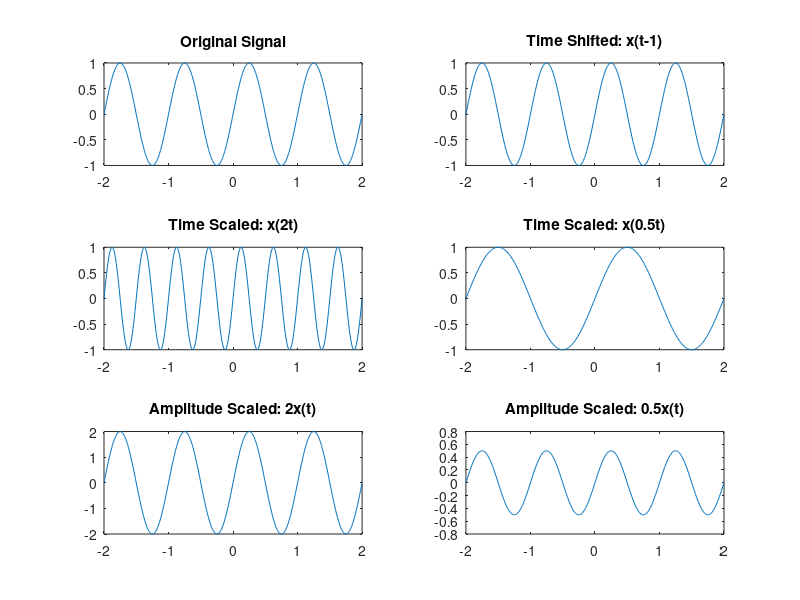

Here is the MATLAB script that generated this plot:
t = -2:0.01:2;
x = sin(2*pi*t);

subplot(3,2,1);

plot(t, x); 
title('Original Signal');
subplot(3,2,2);
plot(t, sin(2*pi*(t-1)));
title('Time Shifted: x(t-1)');
subplot(3,2,3); 
plot(t, sin(2*pi*(2*t)));
title('Time Scaled: x(2t)');
subplot(3,2,4);
plot(t, sin(2*pi*(0.5*t)));
title('Time Scaled: x(0.5t)');
subplot(3,2,5); 
plot(t, 2*sin(2*pi*t));
title('Amplitude Scaled: 2x(t)');
subplot(3,2,6); 
plot(t, 0.5*sin(2*pi*t));
title('Amplitude Scaled: 0.5x(t)');

